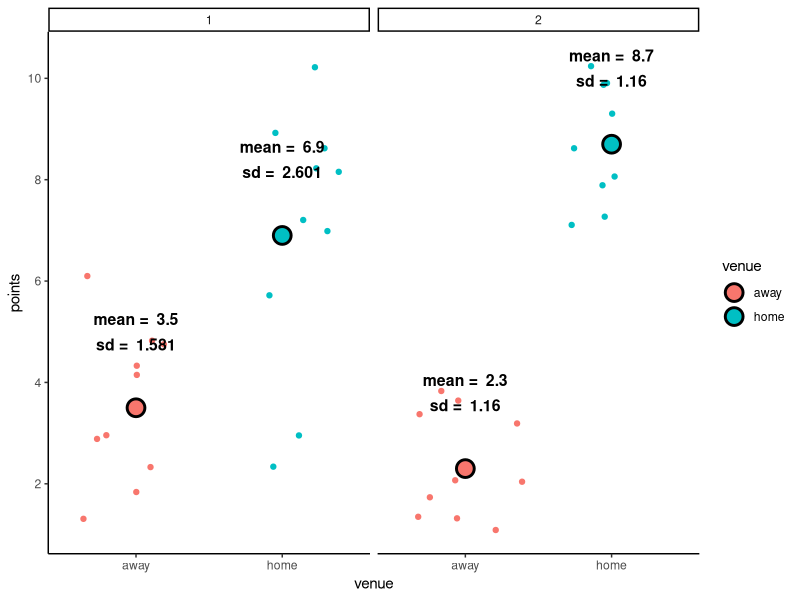

Generate this figure with R:
# explaining mean, SD and SE with a sports example

library(tidyverse)

set.seed(123)

player1 <- data.frame(
  home = c(9:6, 3, 10:7, 2),
  away = c(2:6, 1:5)
)

player2 <- data.frame(
  home = c(10:7, 10:7, 9, 10),
  away = c(1:4, 1:4, 1, 2)
)

data_full <- bind_rows(player1, player2, .id = "player") %>% 
  pivot_longer(cols = c("home", "away"), names_to = "venue", values_to = "points") 

data_means <- data_full %>% 
  group_by(player, venue) %>% 
  reframe(mean = mean(points),
          sd = round(sd(points), 3),
          se = round(sd/sqrt(n()), 3)) %>% 
  mutate(mean_label = paste("mean = ", mean),
         sd_label = paste("sd = ", sd),
         se_label = paste("se = ", se))

ggplot(data_full) +
  geom_point(aes(x = venue, y = points, col = venue), position = position_jitter()) +
  facet_wrap(~ player) +
  scale_y_continuous(breaks = seq(0, 10, 2)) +
  theme_classic() +
  geom_point(data = data_means, mapping = aes(x = venue, y = mean, fill = venue),
             size = 5, shape = 21, stroke = 1.5) +
  geom_text(data = data_means, mapping = aes(x = venue, y = mean + 1.75, label = mean_label),
            size = 4, fontface = "bold") +
  geom_text(data = data_means, mapping = aes(x = venue, y = mean + 1.25, label = sd_label),
            size = 4, fontface = "bold") 
  # geom_text(data = data_means, mapping = aes(x = venue, y = mean + 0.75, label = se_label),
  #           size = 4, fontface = "bold") +
  # geom_errorbar(data = data_means, aes(ymin = mean - 1.96*se, ymax = mean + 1.96*se, x = venue),
  #               width = 0.3)
